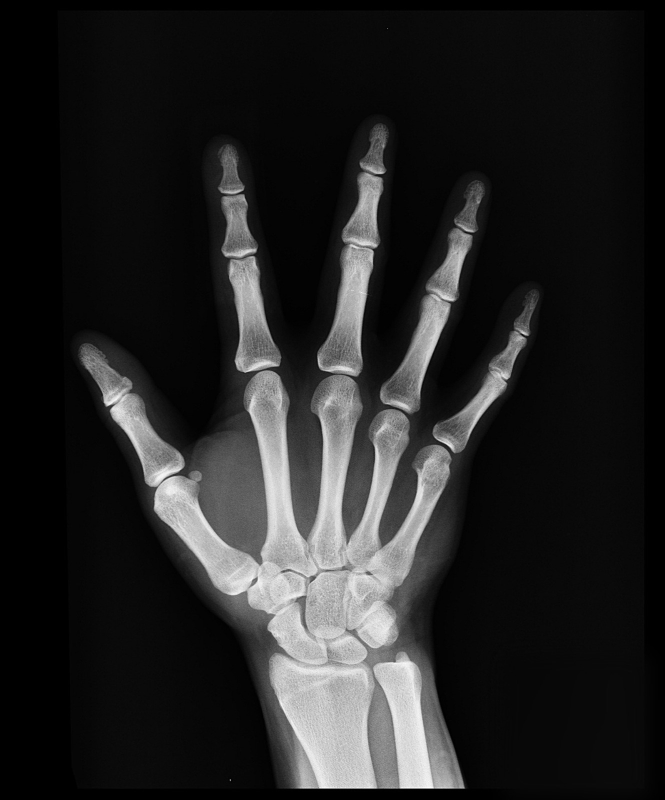
#> input picture assets/hands.jpeg, 1330 x 1600 px, found by its file name (shown at 1/2 size)
$ python digital_negative.py
#> lines starting #> are read from the running program, lines starting #| are printed output that depends on the picture; after the words box and inside, x2 and y2 are one past the last pixel; in counts of white or black regions, pixels touching at a corner belong together
# Point to point operations
# 1. Digital Negative of binary image (0->1 and vice versa)

import cv2
img = cv2.imread('assets\hands.jpeg', 1)
#> img is the input picture: shape (1600, 1330, 3); min 0, max 255, mean 36.3
img1 = cv2.resize(img, (500,600))
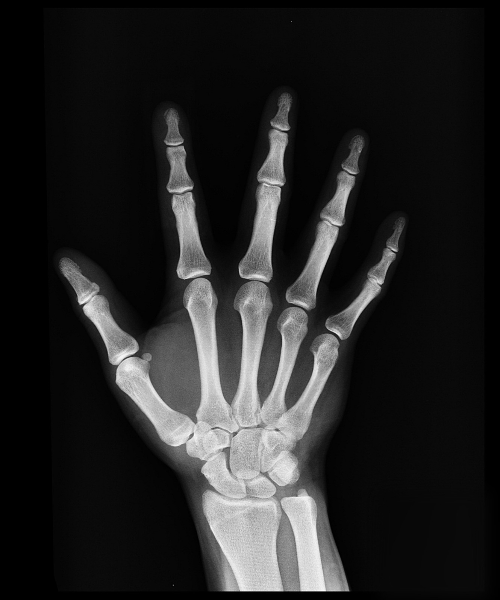
#> img1: shape (600, 500, 3); min 0, max 253, mean 36.2
ret, b1 = cv2.threshold(img1, 127, 255, cv2.THRESH_BINARY)      # converting greyscale to binary
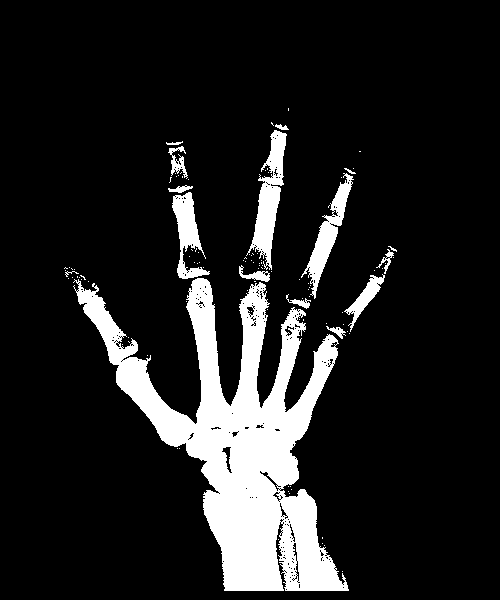
#> b1: shape (600, 500, 3); 12.8% white; 108 white regions (93 under 20 px), largest, box (x1, y1, x2, y2) and area: (73, 278, 349, 591) 31440, (246, 130, 287, 270) 2222, (301, 173, 354, 299) 1643

cv2.imshow('Original', img1)
cv2.imshow('Binary', b1)
cv2.waitKey(0)

img2 = cv2.bitwise_not(b1)
cv2.imshow("Digital Negative", img2)
cv2.waitKey(0)
cv2.destroyAllWindows()
